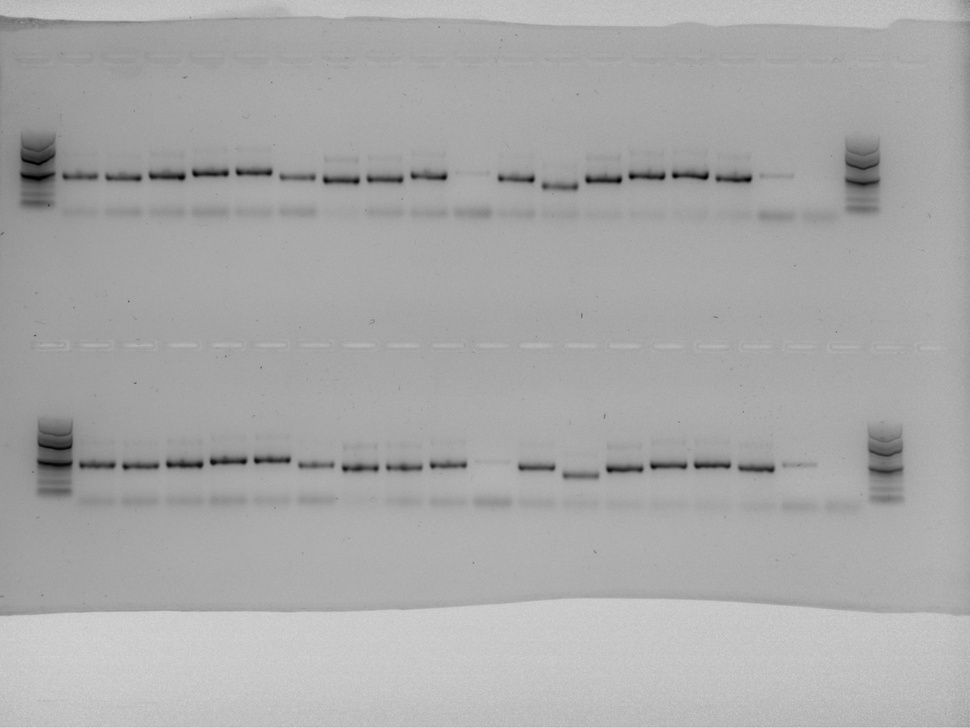
#> input picture data/test_samples/sample01.jpg, 970 x 728 px, shrunk from 2690 x 2018 before the run, found by its file name
$ python normalize02.py
#> lines starting #> are read from the running program, lines starting #| are printed output that depends on the picture; after the words box and inside, x2 and y2 are one past the last pixel; in counts of white or black regions, pixels touching at a corner belong together
import numpy as np
import matplotlib.pyplot as plt
from skimage import io, exposure
from skimage.restoration import denoise_tv_chambolle
from skimage.morphology import opening, disk
from skimage.filters import threshold_multiotsu
from skimage.util import img_as_float, img_as_ubyte


def base_normalize_fixed(img, gel_mean=0.7, background_mean=0.3, low_clip=0.01, high_clip=0.99):
    """
    Nastaví pevný cieľový jas pre gél a pozadie.
    - gel_mean: cieľová intenzita pre pásy/gél
    - background_mean: cieľová intenzita pre pozadie
    """
    img = img_as_float(img)

    # 1️⃣ orez extrémnych hodnôt (odstráni saturácie)
    p_low, p_high = np.percentile(img, (low_clip*100, high_clip*100))
    img = np.clip((img - p_low) / (p_high - p_low), 0, 1)

    # 2️⃣ lineárne škálovanie podľa pevného pozadia a gelu
    min_val = np.min(img)
    max_val = np.max(img)
    # lineárne premapovanie do nového rozsahu
    img = (img - min_val) / (max_val - min_val)  # 0-1
    img = img * (gel_mean - background_mean) + background_mean
    img = np.clip(img, 0, 1)

    return img

def detect_and_correct_polarity(img, visualize=False):
    """Zistí, či je obrázok invertovaný (svetlé pozadie, tmavé pásy) a ak áno, obráti ho."""
    mean_intensity = np.mean(img)

    # ak je obrázok veľmi svetlý, invertujeme ho
    inverted = False
    if mean_intensity > 0.5:
        img = 1 - img
        inverted = True

    if visualize:
        print(f"Mean intensity: {mean_intensity:.3f}, inverted: {inverted}")

    return img, inverted

def normalize_piecewise_adaptive(img, clip_limit=0.02):
    # adaptívna hist. equalizácia – rozdeľ histogram do regiónov
    return exposure.equalize_adapthist(img, clip_limit=clip_limit)

def nonlinear_diffusion_filter(img, weight=0.05):
    # tu použijeme TV ako aproximačnú náhradu za difúziu
    return denoise_tv_chambolle(img, weight=weight)

def background_correction_threshold(img):
    # použijeme viacúrovňové prahovanie (multi-Otsu) na odhad pozadia
    thresholds = threshold_multiotsu(img, classes=3)
    # thresholds získa hranice, pozadie je pred prvým prahom
    mask = img <= thresholds[0]
    background_value = np.mean(img[mask])
    corrected = img - background_value
    corrected = np.clip(corrected, 0, 1)
    return corrected

def pipeline_article_style(img_path):
#> called with img_path = 'data/test_samples/sample01.jpg'
    img = img_as_float(io.imread(img_path, as_gray=True))
#> img is the input picture: shape (728, 970) float64; min 0, max 0.855, mean 0.662

    # 0️⃣ zjednotenie expozície
    img_base = base_normalize_fixed(img, gel_mean=0.7, background_mean=0.3)
#> in base_normalize_fixed, `p_low, p_high = np.percentile(img, (low_clip*100, high_clip*100))`: p_low = 0.337; p_high = 0.8
#> in base_normalize_fixed, `img = np.clip((img - p_low) / (p_high - p_low), 0, 1)`:
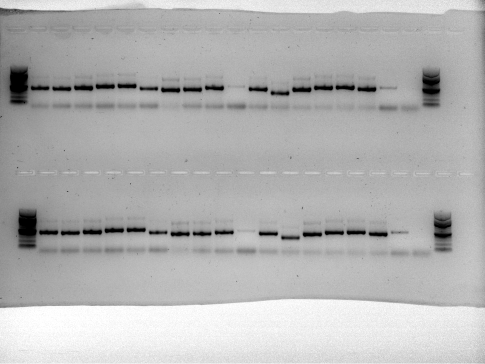
#> img: shape (728, 970) float64 (shown at 1/2 size); min 0, max 1, mean 0.703
#> in base_normalize_fixed, `min_val = np.min(img)`: min_val = 0
#> in base_normalize_fixed, `max_val = np.max(img)`: max_val = 1
#> in base_normalize_fixed, `img = img * (gel_mean - background_mean) + background_mean`:
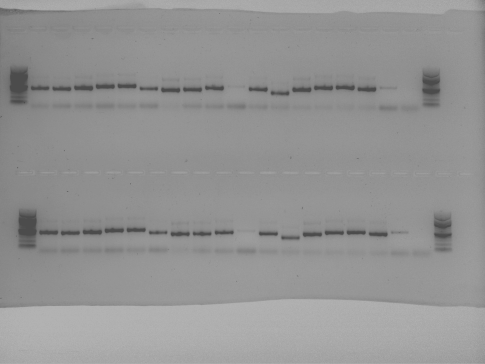
#> img: shape (728, 970) float64 (shown at 1/2 size); min 0.3, max 0.7, mean 0.581

    # 1️⃣ detekcia polarity (ak bude treba)
    img, inverted = detect_and_correct_polarity(img)
#> in detect_and_correct_polarity, `mean_intensity = np.mean(img)`: mean_intensity = 0.662
#> in detect_and_correct_polarity, `img = 1 - img`:
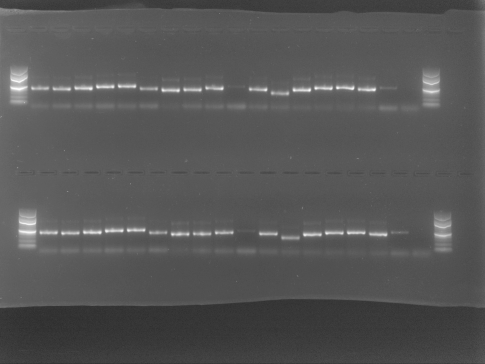
#> img: shape (728, 970) float64 (shown at 1/2 size); min 0.145, max 1, mean 0.338
#> inverted = True

    # 1️⃣ normalizácia
    img_norm = normalize_piecewise_adaptive(img, clip_limit=0.03)
#> in normalize_piecewise_adaptive, `return exposure.equalize_adapthist(img, clip_limit=clip_limit)`:
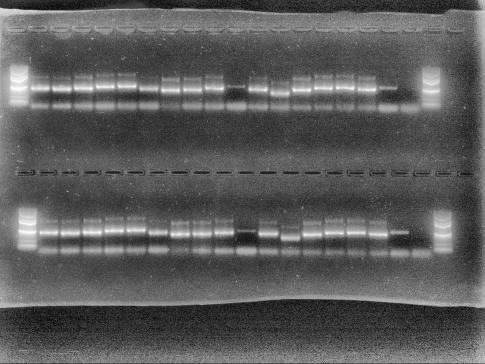
#> returned value: shape (728, 970) float64 (shown at 1/2 size); min 0, max 1, mean 0.357

    # 2️⃣ filtrácia
    img_filt = nonlinear_diffusion_filter(img_norm, weight=0.03)

    # 3️⃣ korekcia pozadia
    img_bgcorr = background_correction_threshold(img_filt)
#> in background_correction_threshold, `thresholds = threshold_multiotsu(img, classes=3)`: thresholds = [0.323, 0.507]
#> in background_correction_threshold, `mask = img <= thresholds[0]`:
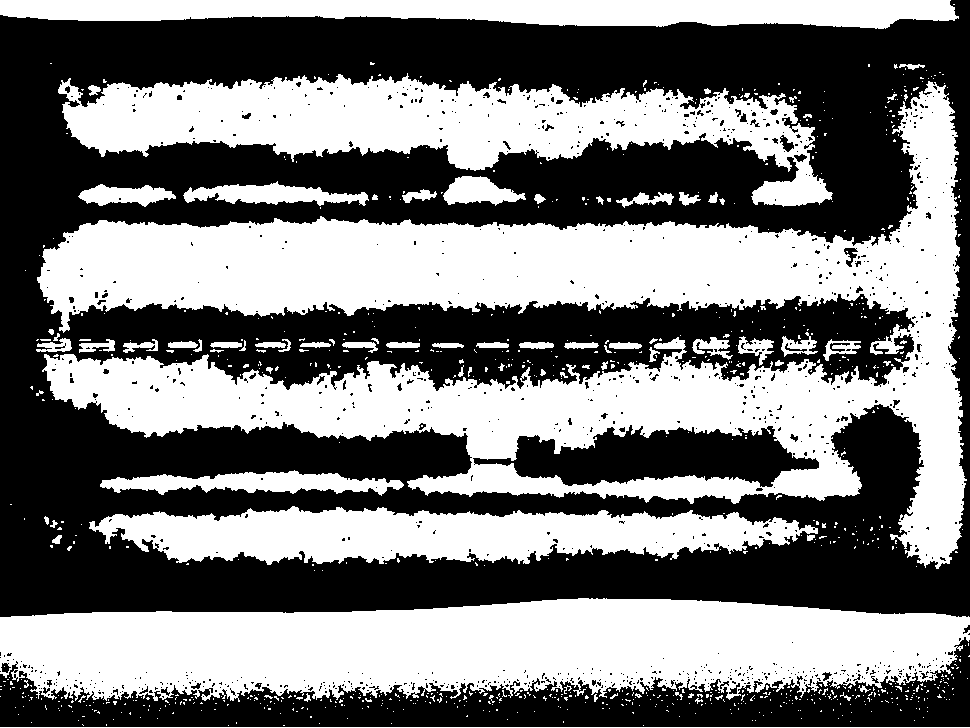
#> mask: shape (728, 970) bool; 48.5% white; 935 white regions (855 under 20 px), largest, box (x1, y1, x2, y2) and area: (37, 81, 967, 569) 152473, (0, 598, 970, 702) 75921, (58, 73, 833, 207) 45753
#> in background_correction_threshold, `background_value = np.mean(img[mask])`: background_value = 0.247
#> in background_correction_threshold, `corrected = np.clip(corrected, 0, 1)`:
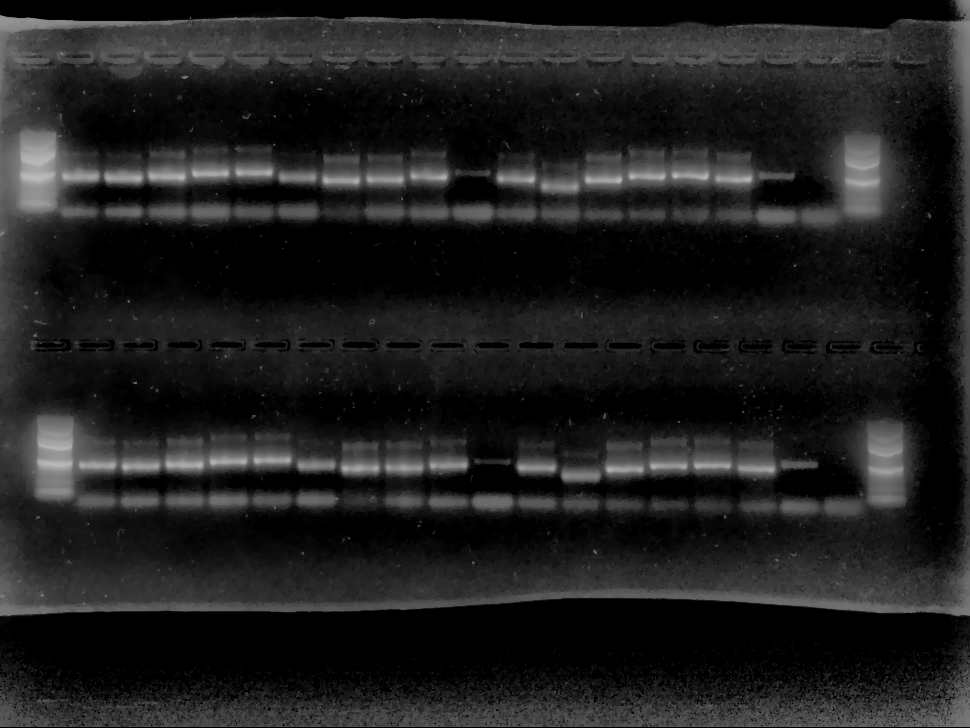
#> corrected: shape (728, 970) float64; min 0, max 0.731, mean 0.121

    return img, img_norm, img_filt, img_bgcorr

def plot_steps(imgs, titles):
    n = len(imgs)
#> n = 4
    fig, axes = plt.subplots(1, n, figsize=(5 * n, 5))
    for ax, im, title in zip(axes, imgs, titles):
        ax.imshow(im, cmap='gray', vmin=0, vmax=1)
        ax.set_title(title)
        ax.axis('off')
#> this loop made 4 passes
#> title on passes 1 to 4: 'Original', 'Normalized (piecewise)', 'Filtered (TV)', 'BG Corrected'
    plt.tight_layout()
    plt.show()

if __name__ == "__main__":
    inp = "data/test_samples/sample01.jpg"
    orig, norm, filt, bgcorr = pipeline_article_style(inp)
    plot_steps([orig, norm, filt, bgcorr],
               ["Original", "Normalized (piecewise)", "Filtered (TV)", "BG Corrected"])

$ run again, with data/test_samples/sample02.jpg copied over data/test_samples/sample01.jpg
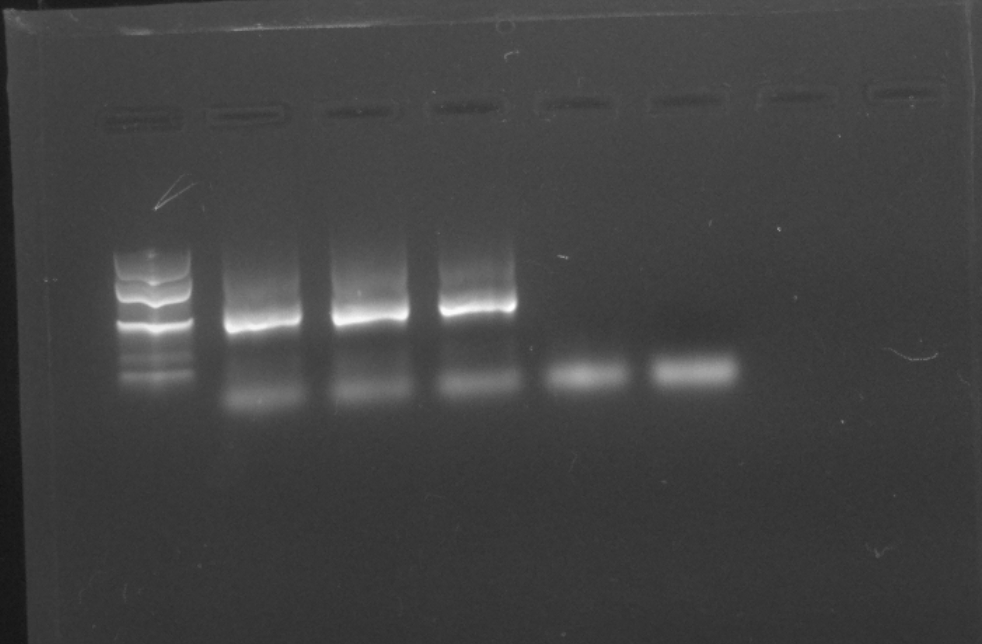
#> input picture data/test_samples/sample02.jpg, 982 x 644 px, found by its file name
#> in pipeline_article_style, img is the input picture: shape (644, 982) float64; min 0.0745, max 1, mean 0.261
#> p_low = 0.114; p_high = 0.604
#> min_val = 0
#> max_val = 1
#> mean_intensity = 0.261
#> inverted = False
#> thresholds = [0.304, 0.546]
#> in background_correction_threshold, `mask = img <= thresholds[0]`:
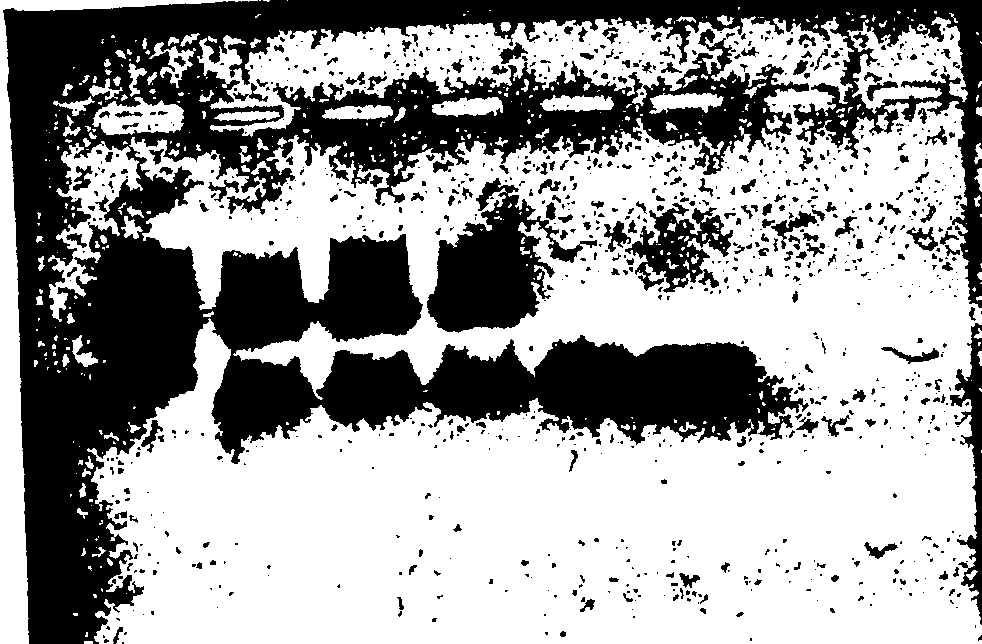
#> mask: shape (644, 982) bool; 61.6% white; 1008 black regions (747 under 20 px), largest, box (x1, y1, x2, y2) and area: (3, 0, 982, 644) 203238, (427, 178, 597, 333) 11898, (625, 203, 733, 293) 4365
#> background_value = 0.243
#> in background_correction_threshold, `corrected = np.clip(corrected, 0, 1)`:
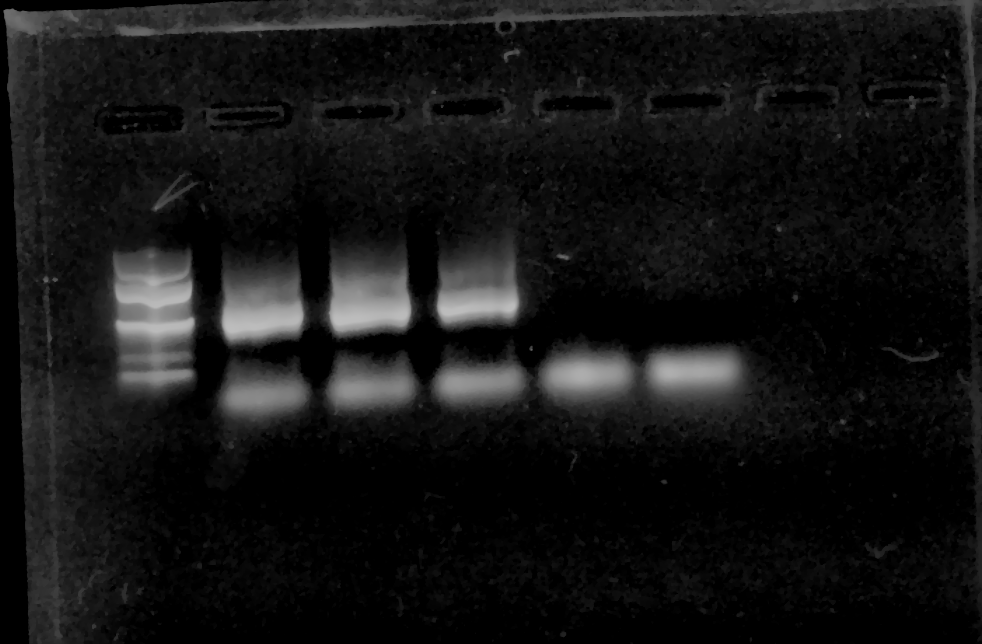
#> corrected: shape (644, 982) float64; min 0, max 0.742, mean 0.0808
#> n = 4
#> the loop in plot_steps, `for ax, im, title in zip(axes, imgs, titles):` made 4 passes
#> title on passes 1 to 4: 'Original', 'Normalized (piecewise)', 'Filtered (TV)', 'BG Corrected'

$ run again, with data/test_samples/sample03.jpg copied over data/test_samples/sample01.jpg
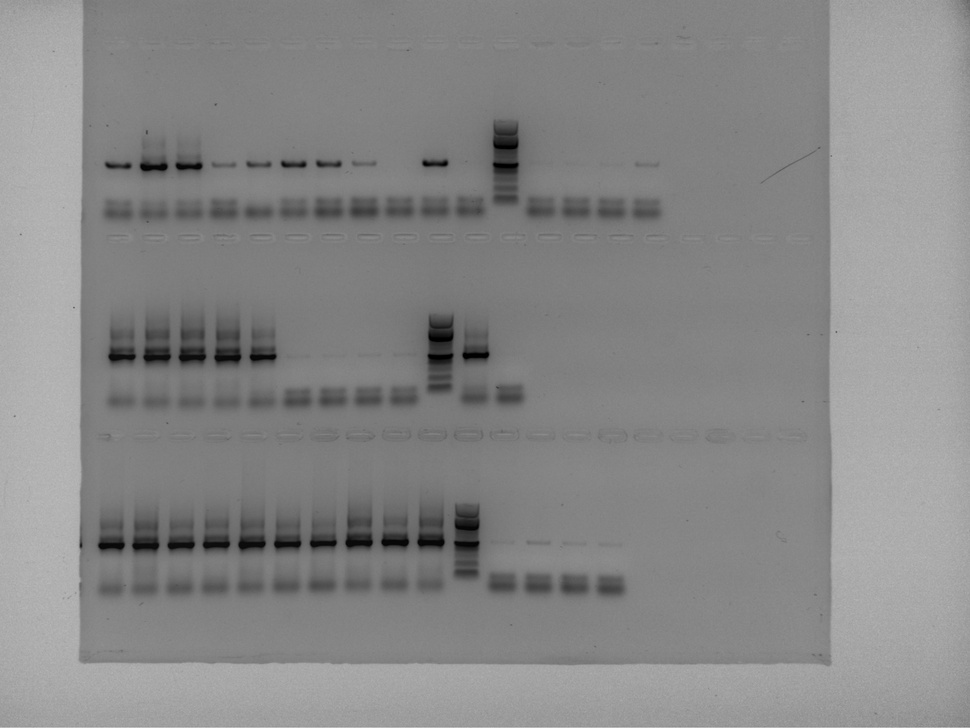
#> input picture data/test_samples/sample03.jpg, 970 x 728 px, shrunk from 2690 x 2018 before the run, found by its file name
#> in pipeline_article_style, img is the input picture: shape (728, 970) float64; min 0, max 0.769, mean 0.532
#> p_low = 0.212; p_high = 0.702
#> min_val = 0
#> max_val = 1
#> mean_intensity = 0.532
#> inverted = True
#> thresholds = [0.336, 0.564]
#> in background_correction_threshold, `mask = img <= thresholds[0]`:
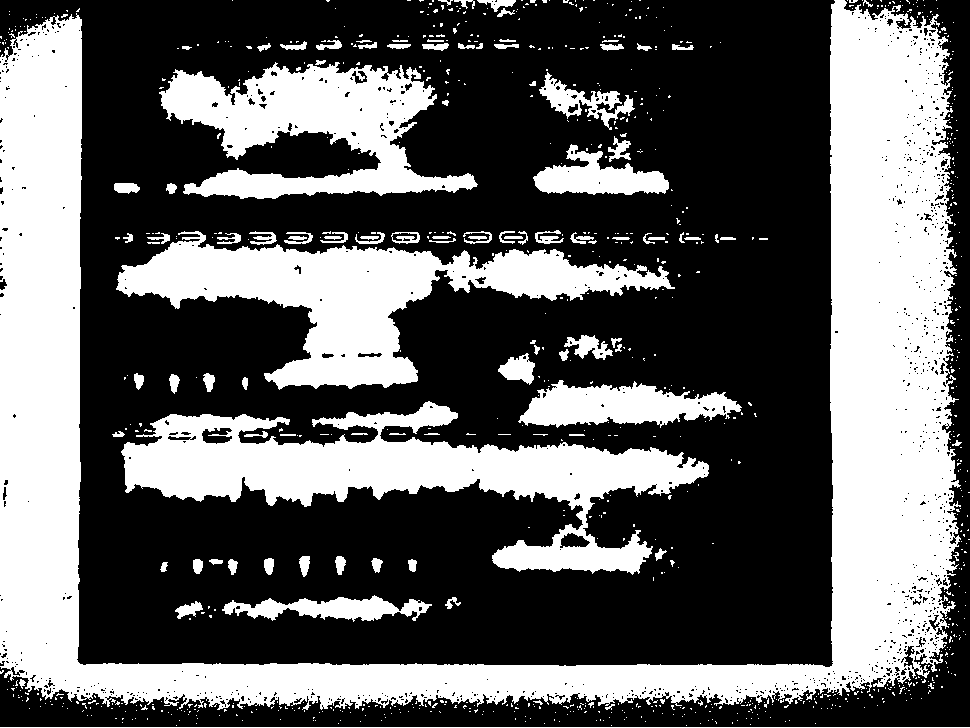
#> mask: shape (728, 970) bool; 38.4% white; 975 white regions (873 under 20 px), largest, box (x1, y1, x2, y2) and area: (0, 0, 961, 710) 155011, (121, 401, 709, 575) 36300, (116, 231, 675, 390) 31043
#> background_value = 0.247
#> in background_correction_threshold, `corrected = np.clip(corrected, 0, 1)`:
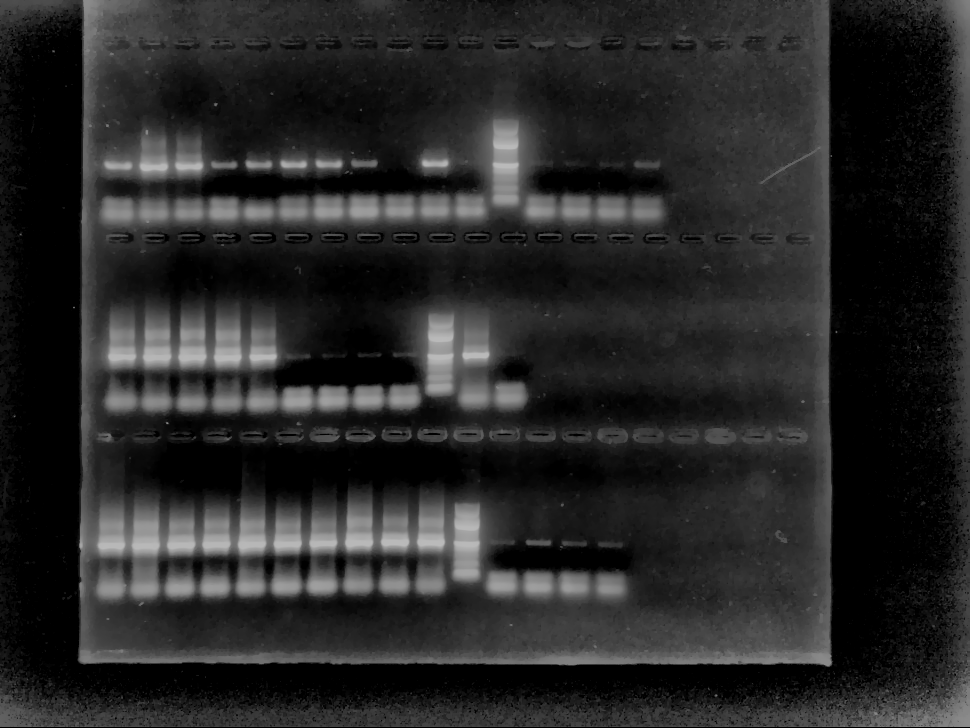
#> corrected: shape (728, 970) float64; min 0, max 0.734, mean 0.156
#> n = 4
#> the loop in plot_steps, `for ax, im, title in zip(axes, imgs, titles):` made 4 passes
#> title on passes 1 to 4: 'Original', 'Normalized (piecewise)', 'Filtered (TV)', 'BG Corrected'
